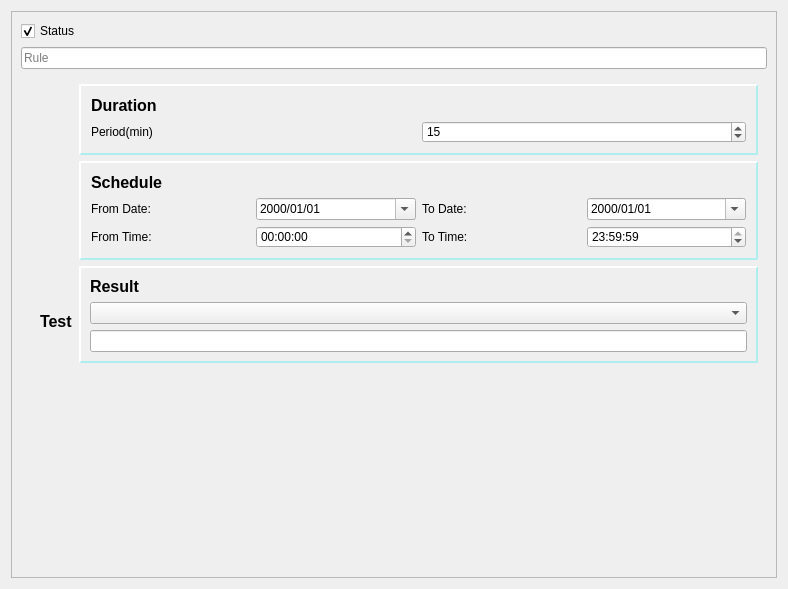
<?xml version="1.0" encoding="UTF-8"?>
<ui version="4.0">
 <class>Dialog</class>
 <widget class="QDialog" name="Dialog">
  <property name="geometry">
   <rect>
    <x>0</x>
    <y>0</y>
    <width>788</width>
    <height>589</height>
   </rect>
  </property>
  <property name="styleSheet">
   <string notr="true">QFrame#periodFrame{ border-style: outset; border-width: 2px; border-color: PaleTurquoise}
QFrame#scheduleFrame{ border-style: outset; border-width: 2px; border-color: PaleTurquoise}
QFrame#resultFrame{ border-style: outset; border-width: 2px; border-color: PaleTurquoise}</string>
  </property>
  <layout class="QVBoxLayout" name="dLayout">
   <item>
    <widget class="QScrollArea" name="scrollArea">
     <property name="minimumSize">
      <size>
       <width>700</width>
       <height>150</height>
      </size>
     </property>
     <property name="widgetResizable">
      <bool>true</bool>
     </property>
     <widget class="QWidget" name="scrollAreaWidgetContents_2">
      <property name="geometry">
       <rect>
        <x>0</x>
        <y>0</y>
        <width>762</width>
        <height>563</height>
       </rect>
      </property>
      <layout class="QVBoxLayout" name="verticalLayout_3">
       <item>
        <widget class="QCheckBox" name="statusCheckbox">
         <property name="enabled">
          <bool>true</bool>
         </property>
         <property name="text">
          <string>Status</string>
         </property>
         <property name="checked">
          <bool>true</bool>
         </property>
        </widget>
       </item>
       <item>
        <widget class="QLineEdit" name="ruleLineEdit">
         <property name="placeholderText">
          <string>Rule</string>
         </property>
        </widget>
       </item>
       <item>
        <widget class="QWidget" name="formWidget" native="true">
         <property name="autoFillBackground">
          <bool>true</bool>
         </property>
         <property name="styleSheet">
          <string notr="true"/>
         </property>
         <layout class="QHBoxLayout" name="horizontalLayout">
          <item>
           <layout class="QVBoxLayout" name="formWidgetLayout">
            <property name="leftMargin">
             <number>10</number>
            </property>
            <item>
             <widget class="QLabel" name="label_4">
              <property name="font">
               <font>
                <pointsize>12</pointsize>
                <weight>75</weight>
                <bold>true</bold>
               </font>
              </property>
              <property name="text">
               <string>Test</string>
              </property>
             </widget>
            </item>
           </layout>
          </item>
          <item>
           <layout class="QVBoxLayout" name="scheduleWidgetsLayout">
            <item>
             <widget class="QFrame" name="periodFrame">
              <property name="frameShape">
               <enum>QFrame::StyledPanel</enum>
              </property>
              <property name="frameShadow">
               <enum>QFrame::Raised</enum>
              </property>
              <layout class="QVBoxLayout" name="verticalLayout_2">
               <property name="leftMargin">
                <number>10</number>
               </property>
               <property name="topMargin">
                <number>10</number>
               </property>
               <property name="rightMargin">
                <number>10</number>
               </property>
               <property name="bottomMargin">
                <number>10</number>
               </property>
               <item>
                <widget class="QLabel" name="label_3">
                 <property name="font">
                  <font>
                   <pointsize>12</pointsize>
                   <weight>75</weight>
                   <bold>true</bold>
                  </font>
                 </property>
                 <property name="text">
                  <string>Duration</string>
                 </property>
                </widget>
               </item>
               <item>
                <layout class="QHBoxLayout" name="horizontalLayout_2">
                 <item>
                  <widget class="QLabel" name="periodLabel">
                   <property name="text">
                    <string>Period(min)</string>
                   </property>
                  </widget>
                 </item>
                 <item>
                  <widget class="QSpinBox" name="periodSpinBox">
                   <property name="maximum">
                    <number>999</number>
                   </property>
                   <property name="value">
                    <number>15</number>
                   </property>
                  </widget>
                 </item>
                </layout>
               </item>
              </layout>
             </widget>
            </item>
            <item>
             <widget class="QFrame" name="scheduleFrame">
              <property name="frameShape">
               <enum>QFrame::StyledPanel</enum>
              </property>
              <property name="frameShadow">
               <enum>QFrame::Raised</enum>
              </property>
              <layout class="QVBoxLayout" name="sfLayout">
               <property name="leftMargin">
                <number>10</number>
               </property>
               <property name="topMargin">
                <number>10</number>
               </property>
               <property name="rightMargin">
                <number>10</number>
               </property>
               <property name="bottomMargin">
                <number>10</number>
               </property>
               <item>
                <widget class="QLabel" name="label_2">
                 <property name="font">
                  <font>
                   <pointsize>12</pointsize>
                   <weight>75</weight>
                   <bold>true</bold>
                  </font>
                 </property>
                 <property name="text">
                  <string>Schedule</string>
                 </property>
                </widget>
               </item>
               <item>
                <layout class="QHBoxLayout" name="dateLayout">
                 <item>
                  <widget class="QLabel" name="fromLable">
                   <property name="text">
                    <string>From Date:</string>
                   </property>
                  </widget>
                 </item>
                 <item>
                  <widget class="QDateEdit" name="fromDate">
                   <property name="displayFormat">
                    <string>yyyy/MM/dd</string>
                   </property>
                   <property name="calendarPopup">
                    <bool>true</bool>
                   </property>
                  </widget>
                 </item>
                 <item>
                  <widget class="QLabel" name="toLabel">
                   <property name="text">
                    <string>To Date:</string>
                   </property>
                  </widget>
                 </item>
                 <item>
                  <widget class="QDateEdit" name="toDate">
                   <property name="displayFormat">
                    <string>yyyy/MM/dd</string>
                   </property>
                   <property name="calendarPopup">
                    <bool>true</bool>
                   </property>
                  </widget>
                 </item>
                </layout>
               </item>
               <item>
                <layout class="QHBoxLayout" name="timeLayout">
                 <item>
                  <widget class="QLabel" name="fromTLabel">
                   <property name="text">
                    <string>From Time:</string>
                   </property>
                  </widget>
                 </item>
                 <item>
                  <widget class="QTimeEdit" name="fromTime"/>
                 </item>
                 <item>
                  <widget class="QLabel" name="toTLabel">
                   <property name="text">
                    <string>To Time:</string>
                   </property>
                  </widget>
                 </item>
                 <item>
                  <widget class="QTimeEdit" name="toTime">
                   <property name="dateTime">
                    <datetime>
                     <hour>23</hour>
                     <minute>59</minute>
                     <second>59</second>
                     <year>2000</year>
                     <month>1</month>
                     <day>1</day>
                    </datetime>
                   </property>
                  </widget>
                 </item>
                </layout>
               </item>
              </layout>
             </widget>
            </item>
            <item>
             <widget class="QFrame" name="resultFrame">
              <property name="frameShape">
               <enum>QFrame::StyledPanel</enum>
              </property>
              <property name="frameShadow">
               <enum>QFrame::Raised</enum>
              </property>
              <layout class="QVBoxLayout" name="verticalLayout">
               <item>
                <widget class="QLabel" name="label">
                 <property name="font">
                  <font>
                   <pointsize>12</pointsize>
                   <weight>75</weight>
                   <bold>true</bold>
                  </font>
                 </property>
                 <property name="text">
                  <string>Result</string>
                 </property>
                </widget>
               </item>
               <item>
                <widget class="QComboBox" name="resultCombo"/>
               </item>
               <item>
                <widget class="QLineEdit" name="resultLineEdit">
                 <property name="readOnly">
                  <bool>true</bool>
                 </property>
                </widget>
               </item>
              </layout>
             </widget>
            </item>
            <item>
             <spacer name="verticalSpacer">
              <property name="orientation">
               <enum>Qt::Vertical</enum>
              </property>
              <property name="sizeHint" stdset="0">
               <size>
                <width>20</width>
                <height>40</height>
               </size>
              </property>
             </spacer>
            </item>
           </layout>
          </item>
         </layout>
        </widget>
       </item>
      </layout>
     </widget>
    </widget>
   </item>
  </layout>
 </widget>
 <resources/>
 <connections/>
</ui>
